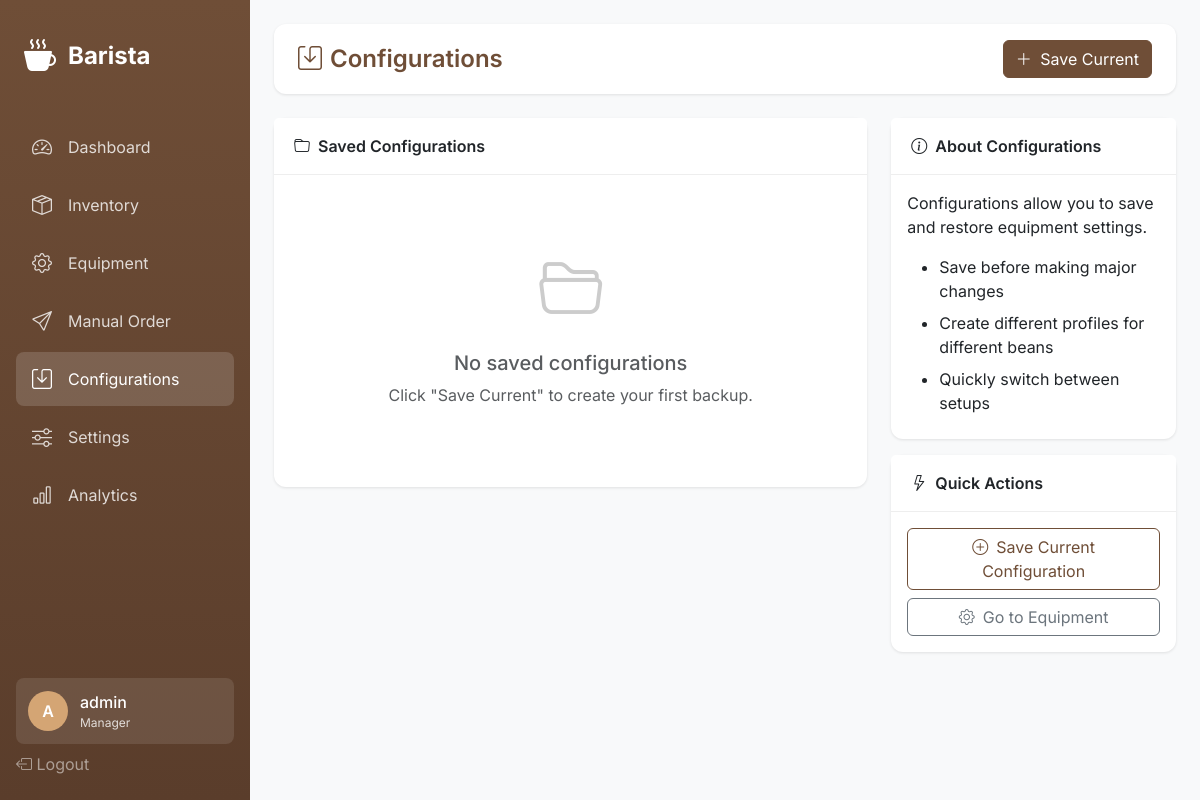
Screenshot of /configurations/ (signed in) with the database file from the repository.
### barista_app/models.py (models this page shows, shortened)
class UserProfile(AbstractUser):
    ROLE_CHOICES = [
        ('barista', 'Barista'),
        ('technician', 'Technician'),
        ('supervisor', 'Supervisor'),
        ('manager', 'Manager'),
    ]
    role = models.CharField(max_length=20, choices=ROLE_CHOICES, default='barista')
    last_activity = models.DateTimeField(null=True, blank=True)
    class Meta:
        db_table = 'user_profiles'

### barista_app/views.py (the view)
# urls.py: path('configurations/', views.configurations_list, name='configurations-list'),
@login_required
def configurations_list(request):
    configurations = SystemConfiguration.objects.all()
    return render(request, 'barista/configurations/list.html', {
        'configurations': configurations,
    })

### barista_app/templates/barista/configurations/list.html (shortened to what this page needs)
{% extends 'barista/base.html' %}
{% block content %}
<div class="top-bar">
    <h1 class="page-title">
        <i class="bi bi-save me-2"></i>Configurations
    </h1>
    <button class="btn btn-primary" onclick="showSaveModal()">
        <i class="bi bi-plus-lg me-1"></i> Save Current
    </button>
</div>
<div class="row">
    <div class="col-lg-8">
        <div class="card">
            <div class="card-header">
                <i class="bi bi-folder me-2"></i>Saved Configurations
            </div>
            <div class="card-body">
                <div class="row g-3">
                    {% for config in configurations %}
                    <div class="col-md-6">
                        <div class="card border">
                            <div class="card-body">
                                <div class="d-flex justify-content-between align-items-start mb-2">
                                    <h5 class="card-title mb-0">{{ config.name }}</h5>
                                    <small class="text-muted">{{ config.created_at|date:"M d, Y" }}</small>
                                </div>
                                <p class="card-text text-muted small">
                                    {{ config.description|default:"No description" }}
                                </p>
                                <div class="mb-3">
                                    {% if config.include_grinders %}
                                    <span class="badge bg-info me-1">Grinders</span>
                                    {% endif %}
                                    {% if config.include_dozers %}
                                    <span class="badge bg-info me-1">Dozers</span>
                                    {% endif %}
                                    {% if config.include_tone_machine %}
                                    <span class="badge bg-info me-1">Tone Machine</span>
                                    {% endif %}
                                    {% if config.include_inventory_thresholds %}
                                    <span class="badge bg-info me-1">Thresholds</span>
                                    {% endif %}
                                </div>
                                <div class="d-flex gap-2">
                                    <button class="btn btn-sm btn-primary flex-grow-1" onclick="loadConfig({{ config.id }}, '{{ config.name }}')">
                                        <i class="bi bi-upload me-1"></i> Load
                                    </button>
                                    <button class="btn btn-sm btn-outline-danger" onclick="deleteConfig({{ config.id }}, '{{ config.name }}')">
                                        <i class="bi bi-trash"></i>
                                    </button>
                                </div>
                            </div>
                        </div>
                    </div>
                    {% empty %}
                    <div class="col-12 text-center py-5">
                        <div class="mb-3">
                            <i class="bi bi-folder2-open" style="font-size: 4rem; color: #ccc;"></i>
                        </div>
                        <h5 class="text-muted">No saved configurations</h5>
                        <p class="text-muted">Click "Save Current" to create your first backup.</p>
                    </div>
                    {% endfor %}
                </div>
            </div>
        </div>
    </div>
    <div class="col-lg-4">
        <div class="card mb-3">
            <div class="card-header">
                <i class="bi bi-info-circle me-2"></i>About Configurations
            </div>
            <div class="card-body">
                <p class="mb-3">Configurations allow you to save and restore equipment settings.</p>
                <ul class="mb-0">
                    <li class="mb-2">Save before making major changes</li>
                    <li class="mb-2">Create different profiles for different beans</li>
                    <li class="mb-2">Quickly switch between setups</li>
                </ul>
            </div>
        </div>
        <div class="card">
            <div class="card-header">
                <i class="bi bi-lightning me-2"></i>Quick Actions
            </div>
            <div class="card-body">
                <div class="d-grid gap-2">
                    <button class="btn btn-outline-primary" onclick="showSaveModal()">
                        <i class="bi bi-plus-circle me-2"></i>Save Current Configuration
                    </button>
                    <a href="{% url 'equipment-overview' %}" class="btn btn-outline-secondary">
                        <i class="bi bi-gear me-2"></i>Go to Equipment
                    </a>
                </div>
            </div>
        </div>
    </div>
</div>
{% endblock %}

### barista_app/templates/barista/base.html (shortened to what this page needs)
{% load static %}
<!DOCTYPE html>
<html lang="en" data-bs-theme="light">
<head>
    <link href="https://cdn.jsdelivr.net/npm/bootstrap@5.3.2/dist/css/bootstrap.min.css" rel="stylesheet">
    <link href="https://cdn.jsdelivr.net/npm/bootstrap-icons@1.11.1/font/bootstrap-icons.css" rel="stylesheet">
</head>
<body>
    {% if user.is_authenticated %}
    <nav class="sidebar">
        <a href="{% url 'dashboard' %}" class="sidebar-brand">
            <i class="bi bi-cup-hot-fill"></i>
            <span>Barista</span>
        </a>
        <ul class="sidebar-nav">
            <li class="nav-item">
                <a href="{% url 'dashboard' %}" class="nav-link {% if request.resolver_match.url_name == 'dashboard' %}active{% endif %}">
                    <i class="bi bi-speedometer2"></i>
                    <span>Dashboard</span>
                </a>
            </li>
            <li class="nav-item">
                <a href="{% url 'inventory-dashboard' %}" class="nav-link {% if 'inventory' in request.path %}active{% endif %}">
                    <i class="bi bi-box-seam"></i>
                    <span>Inventory</span>
                </a>
            </li>
            <li class="nav-item">
                <a href="{% url 'equipment-overview' %}" class="nav-link {% if 'equipment' in request.path %}active{% endif %}">
                    <i class="bi bi-gear"></i>
                    <span>Equipment</span>
                </a>
            </li>
            <li class="nav-item">
                <a href="{% url 'manual-order' %}" class="nav-link {% if request.resolver_match.url_name == 'manual-order' %}active{% endif %}">
                    <i class="bi bi-send"></i>
                    <span>Manual Order</span>
                </a>
            </li>
            <li class="nav-item">
                <a href="{% url 'configurations-list' %}" class="nav-link {% if 'configurations' in request.path %}active{% endif %}">
                    <i class="bi bi-save"></i>
                    <span>Configurations</span>
                </a>
            </li>
            <li class="nav-item">
                <a href="{% url 'settings-display' %}" class="nav-link {% if 'settings' in request.path %}active{% endif %}">
                    <i class="bi bi-sliders"></i>
                    <span>Settings</span>
                </a>
            </li>
            <li class="nav-item">
                <a href="{% url 'analytics-overview' %}" class="nav-link {% if 'analytics' in request.path %}active{% endif %}">
                    <i class="bi bi-bar-chart"></i>
                    <span>Analytics</span>
                </a>
            </li>
        </ul>
        <div class="sidebar-footer">
            <div class="user-info">
                <div class="user-avatar">
                    {{ user.username|slice:":1"|upper }}
                </div>
                <div class="user-details">
                    <div class="user-name">{{ user.username }}</div>
                    <div class="user-role">{{ user.get_role_display }}</div>
                </div>
            </div>
            <a href="{% url 'logout' %}" class="nav-link text-white-50">
                <i class="bi bi-box-arrow-left"></i>
                <span>Logout</span>
            </a>
        </div>
    </nav>
    {% endif %}
    <main class="main-content {% if not user.is_authenticated %}ms-0{% endif %}">
        {% block content %}{% endblock %}
    </main>
</body>
</html>

### barista_app/templates/barista/base.html (style rules this page uses)
:root { --sidebar-width: 250px; --primary-color: #6f4e37; --secondary-color: #c4a484; --accent-color: #d4a574; }
* { font-family: 'Inter', sans-serif; }
body { background-color: #f8f9fa; min-height: 100vh; }
.sidebar { position: fixed; top: 0; left: 0; height: 100vh; width: var(--sidebar-width); background: linear-gradient(180deg, var(--primary-color) 0%, #5a3d2b 100%); padding: 1.5rem 1rem; z-index: 1000; transition: transform 0.3s ease; }
.sidebar-brand { color: white; font-size: 1.5rem; font-weight: 700; text-decoration: none; display: flex; align-items: center; gap: 0.75rem; padding: 0.5rem; margin-bottom: 2rem; }
.sidebar-brand i { font-size: 2rem; }
.sidebar-nav { list-style: none; padding: 0; margin: 0; }
.sidebar-nav .nav-item { margin-bottom: 0.25rem; }
.sidebar-nav .nav-link { color: rgba(255, 255, 255, 0.8); padding: 0.75rem 1rem; border-radius: 0.5rem; display: flex; align-items: center; gap: 0.75rem; text-decoration: none; transition: all 0.2s; }
.sidebar-nav .nav-link:hover, .sidebar-nav .nav-link.active { background: rgba(255, 255, 255, 0.15); color: white; }
.sidebar-nav .nav-link i { font-size: 1.25rem; width: 1.5rem; }
.sidebar-footer { position: absolute; bottom: 1.5rem; left: 1rem; right: 1rem; }
.user-info { background: rgba(255, 255, 255, 0.1); border-radius: 0.5rem; padding: 0.75rem; color: white; display: flex; align-items: center; gap: 0.75rem; margin-bottom: 0.5rem; }
.user-avatar { width: 40px; height: 40px; border-radius: 50%; background: var(--accent-color); display: flex; align-items: center; justify-content: center; font-weight: 600; }
.user-details { flex: 1; overflow: hidden; }
.user-name { font-weight: 500; white-space: nowrap; overflow: hidden; text-overflow: ellipsis; }
.user-role { font-size: 0.75rem; opacity: 0.8; }
.main-content { margin-left: var(--sidebar-width); padding: 1.5rem; min-height: 100vh; }
.top-bar { background: white; border-radius: 0.75rem; padding: 1rem 1.5rem; margin-bottom: 1.5rem; display: flex; justify-content: space-between; align-items: center; box-shadow: 0 1px 3px rgba(0,0,0,0.1); }
.page-title { font-size: 1.5rem; font-weight: 600; color: var(--primary-color); margin: 0; }
.card { border: none; border-radius: 0.75rem; box-shadow: 0 1px 3px rgba(0,0,0,0.1); }
.card-header { background: white; border-bottom: 1px solid #eee; font-weight: 600; padding: 1rem 1.25rem; }
.btn-primary { background: var(--primary-color); border-color: var(--primary-color); }
.btn-outline-primary { color: var(--primary-color); border-color: var(--primary-color); }

### rows the page displays
UserProfile: username "A", username "admin", role "Manager"
